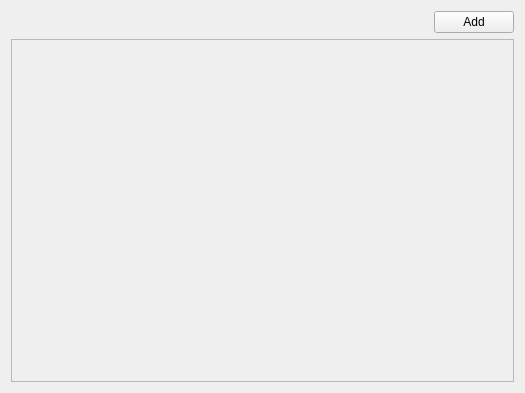
<?xml version="1.0" encoding="UTF-8"?>
<ui version="4.0">
 <class>PedalEditor</class>
 <widget class="QWidget" name="PedalEditor">
  <property name="geometry">
   <rect>
    <x>0</x>
    <y>0</y>
    <width>525</width>
    <height>393</height>
   </rect>
  </property>
  <property name="windowTitle">
   <string>Window</string>
  </property>
  <layout class="QVBoxLayout" name="verticalLayout_2">
   <item>
    <layout class="QVBoxLayout" name="layout">
     <item>
      <layout class="QHBoxLayout" name="header">
       <item>
        <spacer name="header_spacer">
         <property name="orientation">
          <enum>Qt::Horizontal</enum>
         </property>
         <property name="sizeHint" stdset="0">
          <size>
           <width>40</width>
           <height>20</height>
          </size>
         </property>
        </spacer>
       </item>
       <item>
        <widget class="QPushButton" name="add_btn">
         <property name="text">
          <string>Add</string>
         </property>
        </widget>
       </item>
      </layout>
     </item>
     <item>
      <layout class="QVBoxLayout" name="body">
       <property name="spacing">
        <number>0</number>
       </property>
       <item>
        <widget class="QScrollArea" name="pedals">
         <property name="widgetResizable">
          <bool>true</bool>
         </property>
         <widget class="QWidget" name="scroll">
          <property name="geometry">
           <rect>
            <x>0</x>
            <y>0</y>
            <width>501</width>
            <height>334</height>
           </rect>
          </property>
          <layout class="QVBoxLayout" name="verticalLayout">
           <property name="spacing">
            <number>0</number>
           </property>
           <property name="leftMargin">
            <number>0</number>
           </property>
           <property name="topMargin">
            <number>0</number>
           </property>
           <property name="rightMargin">
            <number>0</number>
           </property>
           <property name="bottomMargin">
            <number>0</number>
           </property>
           <item>
            <layout class="QVBoxLayout" name="pedal_content"/>
           </item>
          </layout>
         </widget>
        </widget>
       </item>
      </layout>
     </item>
    </layout>
   </item>
  </layout>
 </widget>
 <layoutdefault spacing="6" margin="11"/>
 <resources/>
 <connections/>
</ui>
